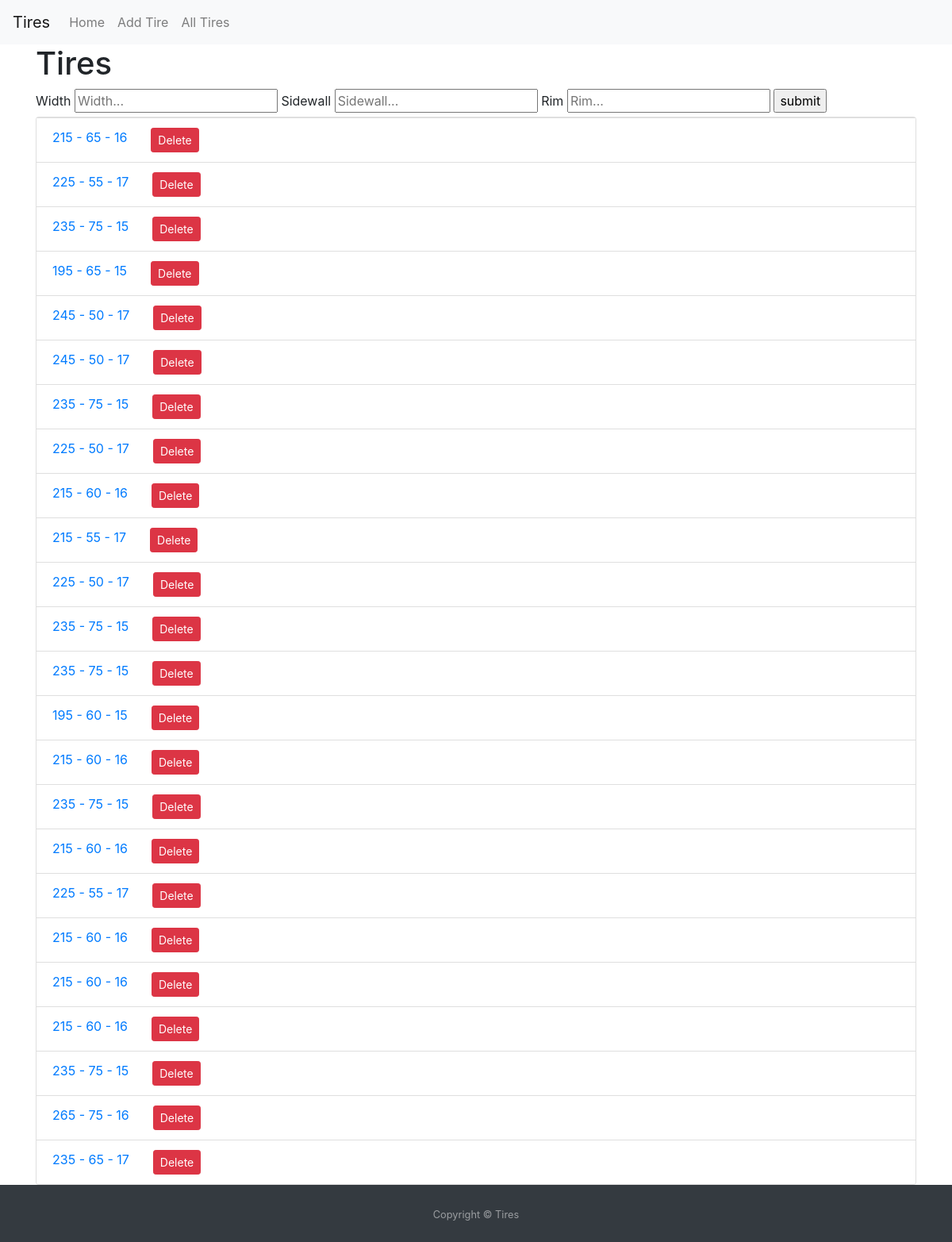
The page /list/ on the database as committed earlier.
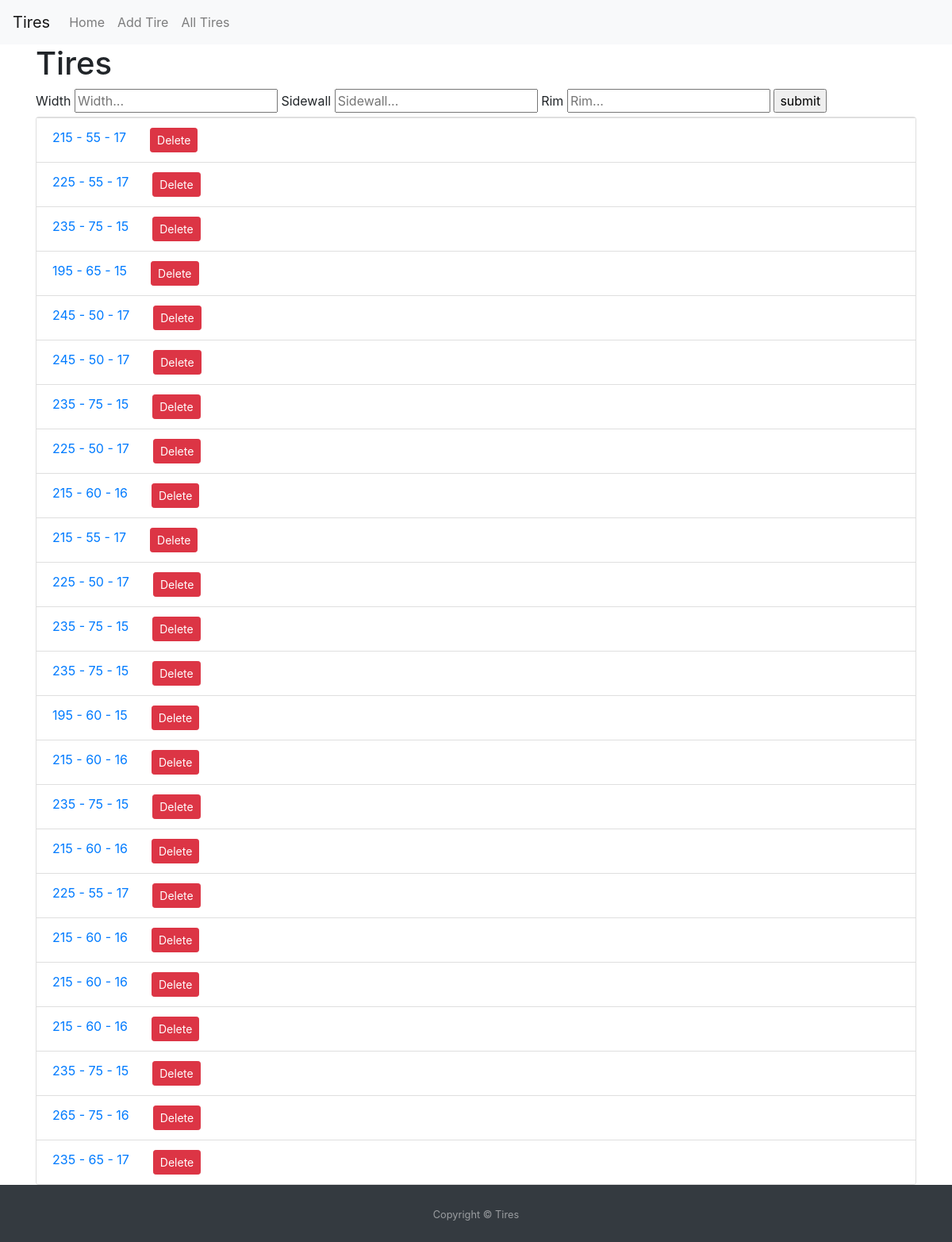
The same page on the database as committed later.
### PDTinv/models.py (models this page shows, shortened)
class Tire(models.Model):
    width = models.IntegerField()
    sidewall = models.IntegerField()
    rim = models.IntegerField()

### PDTinv/views.py (the view, shortened to what this page needs)
# urls.py: path('list/', views.TireList.as_view(), name='tire_list'),
class TireList(ListView):
    model = Tire
    def get_queryset(self):
        w = self.request.GET.get('width', '')
        s = self.request.GET.get('sidewall', '')
        r = self.request.GET.get('rim', '')
        object_list = Tire.objects.all()
        if (w == s == r == ''):
            pass
        print(object_list)
        return object_list

### PDTinv/templates/PDTinv/tire_list.html
{% extends 'base.html'%}
{% block content%}
  <h1>Tires</h1>
  <form action="{% url 'tire_list' %}" method="get">
    <label>Width</label>
    <input name="width" type="number" placeholder="Width..." />
    <label>Sidewall</label>
    <input name="sidewall" type="number" placeholder="Sidewall..." />
    <label>Rim</label>
    <input name="rim" type="number" placeholder="Rim..." />
    <input value="submit" type="submit" />
  </form>
  <div class="card">
      <ul class="list-group list-group-flush">
          {% for tire in object_list %}
          <a href="update/{{ tire.id }}">
            <div  class="list-group-item">
              <div class="row">
                  <div class="col-sm">{{ tire.width }} - {{ tire.sidewall }} - {{ tire.rim }}  </div>
                  <div class="col-sm"><a href="delete/{{ tire.id }}" class="btn btn-danger btn-sm">Delete</a></div>
              </div>
            </div>
          </a>
          {% empty %}
          <li>No tires yet.</li>
          {% endfor %}
        </ul>
  </div>
{% endblock %}

### PDTinv/templates/base.html (shortened to what this page needs)
<!doctype html>
<html lang="en">
  <head>
    {% load static %}
    <link rel="stylesheet" href="https://stackpath.bootstrapcdn.com/bootstrap/4.3.1/css/bootstrap.min.css">
    <link rel="stylesheet" href="{% static 'css/tire_list.css' %}" />
  </head>
  <body class="d-flex flex-column">
    <div id="page-content">
        <nav class="navbar navbar-expand-lg navbar-light bg-light">
            <a class="navbar-brand" href="{% url 'tire_home'%}">Tires</a>
            <div class="collapse navbar-collapse" id="navbarNavAltMarkup">
              <div class="navbar-nav">
                <a class="nav-item nav-link" href="{% url 'tire_home'%}">Home</a>
                <a class="nav-item nav-link" href="{% url 'tire_create'%}">Add Tire</a>
                <a class="nav-item nav-link" href="{% url 'tire_list'%}">All Tires</a>
              </div>
            </div>
          </nav>
<div class="container">
    {% block content%}
    {% endblock%}
</div>
    </div>
    <footer id="sticky-footer" class="py-4 bg-dark text-white-50">
            <div class="container text-center">
              <small>Copyright &copy; Tires</small>
            </div>
          </footer>
  </body>
</html>

### PDTinv/static/css/tire_list.css (style rules this page uses)
html,body { height:100%; }
#page-content { flex: 1 0 auto; }
#sticky-footer { flex-shrink: none; }

Rows that differ between the two databases and show on the page:
changed Tire (number 1 of 24 on the later page): sidewall "65" → "55"; rim "16" → "17"
